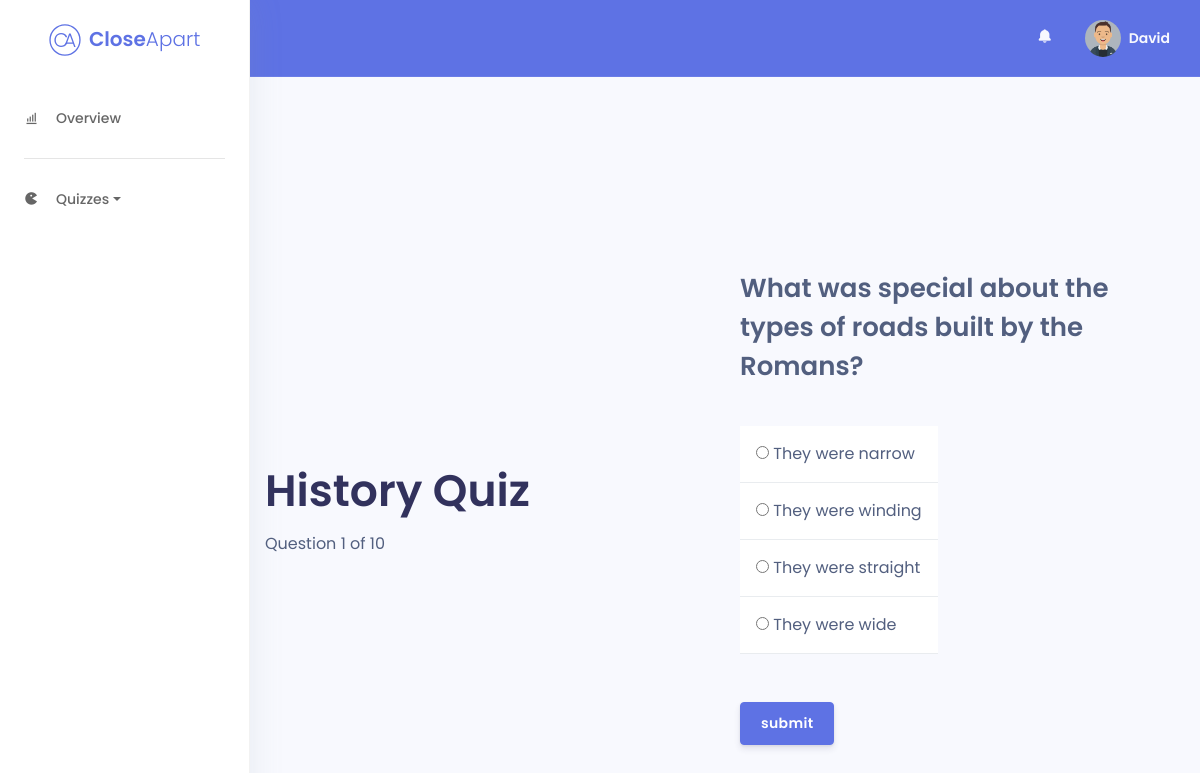
The app's page /quiz/history/question.php?n=1 with its own data.
### tables this page shows
CREATE TABLE IF NOT EXISTS HistoryQuestions (
question_number int(11) NOT NULL,
question text NOT NULL
);

CREATE TABLE IF NOT EXISTS HistoryChoices (
id int(11) NOT NULL,
question_number int(11) NOT NULL,
is_correct tinyint(4) NOT NULL DEFAULT '0',
choice text NOT NULL,
PRIMARY KEY (id));

### quiz/history/question.php (the view, shortened to what this page needs)
<?php
require('../config/db.php');
$number = (int) $_GET['n'];
$query = "select * from historyquestions";
$results = $mysqli->query($query) or die($mysqli->error . __LINE__);
$total = $results->num_rows;
$query = "select * from `historyquestions` where question_number = $number";
$result = $mysqli->query($query) or die($mysqli->error . __LINE__);
$question = $result->fetch_assoc();
$query = "select * from `historychoices` where question_number = $number";
$choices = $mysqli->query($query) or die($mysqli->error . __LINE__);
?>
<!DOCTYPE html>
<html lang="en">
<head>
	<link href='https://unpkg.com/boxicons@2.0.7/css/boxicons.min.css' rel='stylesheet'>
	<link rel="stylesheet" href="../../assets/css/argon.min.css">
</head>
<body>
	<nav class="sidenav navbar navbar-vertical fixed-left navbar-expand-xs navbar-light bg-white" id="sidenav-main">
		<div class="scrollbar-inner">
			<div class="sidenav-header align-items-center">
				<a class="navbar-brand d-flex justify-content-center" href="../../index.php">
					<img src="../../assets/images/brand/closeapart-logo-primary.svg" class="mr-2 brand-logo">
					<span class="font-weight-bold text-primary">Close</span><span class="font-weight-light text-primary">Apart</span>
				</a>
			</div>
			<div class="navbar-inner">
				<div class="collapse navbar-collapse" id="sidenav-collapse-main">
					<ul class="navbar-nav">
						<li class="nav-item">
							<a class="nav-link" href="../../student/dashboard.php">
								<i class='bx bx-bar-chart-alt'></i>
								<span class="nav-link-text">Overview</span>
							</a>
						</li>
					</ul>
					<hr class="my-3">
					<ul class="navbar-nav">
						<li class="nav-item">
							<a class="nav-link dropdown-toggle" href="#" role="button" data-toggle="dropdown" aria-haspopup="true" aria-expanded="false">
								<i class='bx bxs-game'></i>
								<span class="nav-link-text">Quizzes</span>
							</a>
						</li>
					</ul>
				</div>
			</div>
		</div>
	</nav>
	<div class="main-content">
		<nav class="navbar navbar-top navbar-expand navbar-dark bg-primary border-bottom">
			<div class="container-fluid">
				<div class="collapse navbar-collapse" id="navbarSupportedContent">
					<ul class="navbar-nav align-items-center ml-auto">
						<li class="nav-item dropdown">
							<a class="nav-link" href="#" role="button" data-toggle="dropdown" aria-haspopup="true" aria-expanded="false">
								<i class='bx bxs-bell'></i>
							</a>
						</li>
					</ul>
					<ul class="navbar-nav align-items-center">
						<li class="nav-item dropdown">
							<a class="nav-link pr-0" href="#" role="button" data-toggle="dropdown" aria-haspopup="true" aria-expanded="false">
								<div class="media align-items-center">
									<span class="avatar avatar-sm rounded-circle">
									 <img src='../../assets/images/avatars/avataaars.png' />
									</span>
									<div class="media-body  ml-2  d-none d-lg-block">
										<span class="mb-0 text-sm  font-weight-bold">David</span>
									</div>
								</div>
							</a>
						</li>
					</ul>
				</div>
			</div>
		</nav>
		<div class="container my-5 py-5">
			<div class="row flex-md-column flex-lg-row justify-content-center align-items-center my-5 py-5">
				<div class="col-md-6 col-sm-12">
					<h1 class="display-2">History Quiz</h1>
					<div class="current">Question <?php echo $number; ?> of <?php echo $total; ?></div>
				</div>
				<div class="col-md-6 col-sm-12">
					<p class="question display-4">
						<?php echo $question['question'] ?>
					</p>
					<div class="d-flex align-items-center">
						<form method="post" action="process.php">
							<ul class="list-group list-group-flush my-4">
								<?php while ($row = $choices->fetch_assoc()) : ?>
									<li class="list-group-item"><input name="choice" type="radio" value="<?php echo $row['id']; ?>" />
										<?php echo $row['choice']; ?>
									</li>
								<?php endwhile; ?>
							</ul>
							<input type="submit" value="submit" class="btn btn-primary mt-4" />
						</form>
					</div>
				</div>
			</div>
		</div>
</body>
</html>

### records on screen
historyquestions: question "What was special about the types of roads built by the Romans?"
historychoices: choice "They were narrow"
historychoices: choice "They were winding"
historychoices: choice "They were straight"
historychoices: choice "They were wide"

### other values on screen
$number "1"
$total "10"
